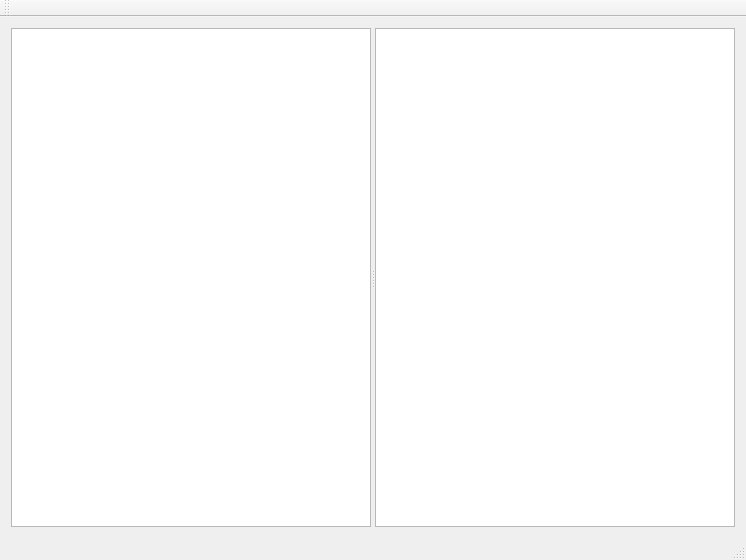
<?xml version="1.0" encoding="UTF-8"?>
<ui version="4.0">
 <class>FileManager</class>
 <widget class="QMainWindow" name="FileManager">
  <property name="geometry">
   <rect>
    <x>0</x>
    <y>0</y>
    <width>746</width>
    <height>560</height>
   </rect>
  </property>
  <property name="windowTitle">
   <string>Manager de Fisiere</string>
  </property>
  <widget class="QWidget" name="centralWidget">
   <layout class="QVBoxLayout" name="verticalLayout">
    <item>
     <widget class="QSplitter" name="splitter">
      <property name="orientation">
       <enum>Qt::Horizontal</enum>
      </property>
      <widget class="QTreeView" name="treeView"/>
      <widget class="QListView" name="listView"/>
     </widget>
    </item>
   </layout>
  </widget>
  <widget class="QMenuBar" name="menuBar">
   <property name="geometry">
    <rect>
     <x>0</x>
     <y>0</y>
     <width>746</width>
     <height>25</height>
    </rect>
   </property>
  </widget>
  <widget class="QToolBar" name="mainToolBar">
   <attribute name="toolBarArea">
    <enum>TopToolBarArea</enum>
   </attribute>
   <attribute name="toolBarBreak">
    <bool>false</bool>
   </attribute>
  </widget>
  <widget class="QStatusBar" name="statusBar"/>
 </widget>
 <layoutdefault spacing="6" margin="11"/>
 <resources/>
 <connections/>
</ui>
